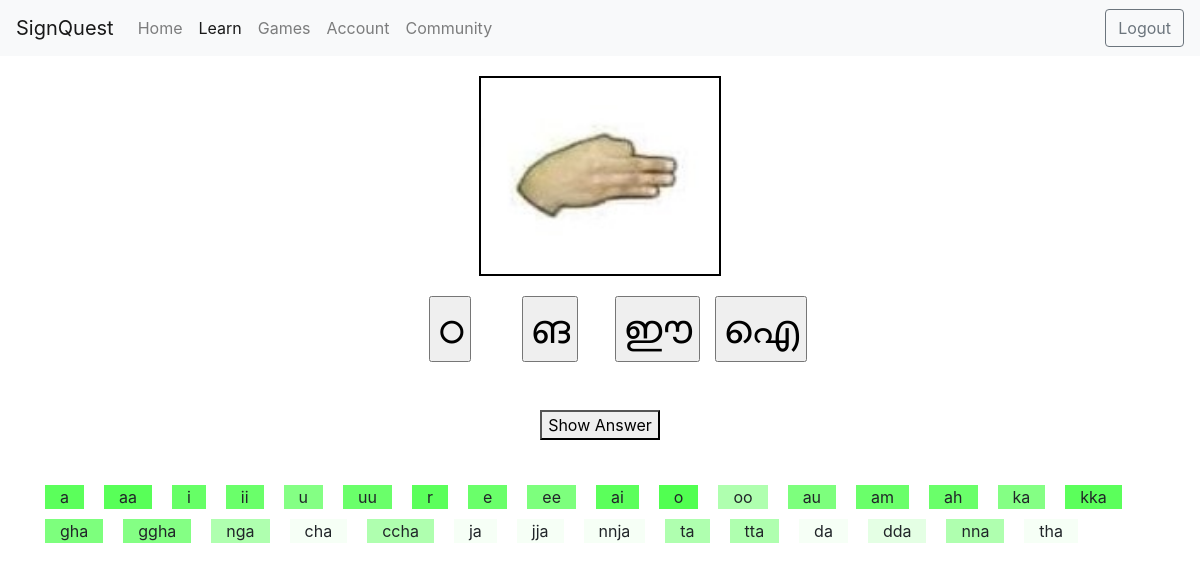
The page /learning/ (signed in) on the database its author committed.
### home/models.py (models this page shows, shortened)
class MalayalamAlphabetModel(models.Model):
    eng = models.CharField(max_length=4)
    mal = models.CharField(max_length=3)
    image = models.ImageField(upload_to='uploads/')

### learning/views.py (the view, shortened to what this page needs)
# urls.py: path('learning/', include('learning.urls')),
@login_required
def learning(request):
    all_alphabets = MalayalamAlphabetModel.objects.all()
    alphabets_eng = [alphabet.eng for alphabet in all_alphabets]
    weights = get_user_confidence_level(all_alphabets, request.user)
    current_selected_question = selectRandomQuestion(all_alphabets, weights)
    selected_options = getRandomOptions(all_alphabets, current_selected_question)
    learning_counter = UserStatsModel.objects.get(user=request.user).learning_counter
    confidence_color_levels_and_letters = []
    confidence_color_levels_only = [((1 - x)+0.05)*0.7 if x != 0 else x+0.05 for x in weights]
    for index,letter in enumerate(alphabets_eng):
        if index>=learning_counter:
            break
        confidence_color_levels_and_letters.append([letter, confidence_color_levels_only[index]])
    data = {
        'question': current_selected_question.image.url,
        'options':[{'eng':option.eng, 'mal':option.mal} for option in selected_options],
        'confidence_color_level': confidence_color_levels_and_letters,#[(1 - x)+0.05 if x != 0 else x+0.05 for x in weights],
    }
    return render(request, 'learning/learning.html', data)

### learning/views.py (called while the page is built)
def get_user_confidence_level(all_alphabets, user):
    stats = UserStatsModel.objects.get(user=user)
    confidence_levels = []
    for alphabet in all_alphabets:
        confidence_levels.append(getattr(stats, alphabet.eng))
    return confidence_levels

def selectRandomQuestion(all_alphabets, weights):
    global previous_submission_time
    global previous_selected_question
    while True:
        new_selected_question = random.choices(all_alphabets, weights)[0]
        if new_selected_question != previous_selected_question:
            break
    previous_selected_question = new_selected_question
    previous_submission_time = datetime.now()
    return new_selected_question

def getRandomOptions(all_alphabets, current_selected_question):
    modified_all_questions = [question for question in all_alphabets if question != current_selected_question]
    selected_options = random.sample(modified_all_questions, 3)
    selected_options.append(current_selected_question)
    random.shuffle(selected_options)
    return selected_options

### learning/templates/learning/learning.html (shortened to what this page needs)
{% extends 'home/base.html' %}
{% block content%}
<div id="question_image" style="text-align: center; margin: 20px 0px;"> <img src="{{ question }}" style="border: 2px solid black;"> </div>
<div class="row">
    <div class="col-2"></div>
    <div class="col-2"></div>
    {% for option in options %}
    <div class="col-1">
        <form action="{% url 'learning' %}" style="text-align: center;" method="post">
            <input type="submit" value="{{ option.mal }}">
        </form>
    </div>
    {% endfor %}
    <div class="col-2"></div>
    <div class="col-2"></div>
</div>
<div class="d-flex justify-content-center mt-5">
    <button id="showAnswerBtn">Show Answer</button>
</div>
<div class="row" style="margin: 40px 20px;">
    {% for i in confidence_color_level %}
    <div class="col-auto" style="background-color: rgba(0, 255, 0, {{ i.1 }}); margin:5px 10px;">
        <p style="margin: 0px;">{{ i.0 }}</p>
    </div>
    {% endfor %}
</div>
{% endblock %}

### learning/templates/learning/learning.html (style rules this page uses)
#question_image>img { height: 200px; width: auto; }
form>input { font-size: 40px; }

### rows shown on the page
MalayalamAlphabetModel: eng "aa"
MalayalamAlphabetModel: eng "ii"
MalayalamAlphabetModel: eng "uu"
MalayalamAlphabetModel: eng "ee"
MalayalamAlphabetModel: eng "ai"
MalayalamAlphabetModel: eng "oo"
MalayalamAlphabetModel: eng "au"
MalayalamAlphabetModel: eng "am"
MalayalamAlphabetModel: eng "ah"
MalayalamAlphabetModel: eng "ka"
MalayalamAlphabetModel: eng "kka"
MalayalamAlphabetModel: eng "gha"
MalayalamAlphabetModel: eng "ggha"
MalayalamAlphabetModel: eng "nga"
MalayalamAlphabetModel: eng "cha"
MalayalamAlphabetModel: eng "ccha"
MalayalamAlphabetModel: eng "ja"
MalayalamAlphabetModel: eng "jja"
MalayalamAlphabetModel: eng "nnja"
MalayalamAlphabetModel: eng "ta"
MalayalamAlphabetModel: eng "tta"
MalayalamAlphabetModel: eng "da"
MalayalamAlphabetModel: eng "dda"
MalayalamAlphabetModel: eng "nna"
MalayalamAlphabetModel: eng "tha"

### other values the page prints
{{ i.0 }} "a" "i" "u" "r" "e" "o"
